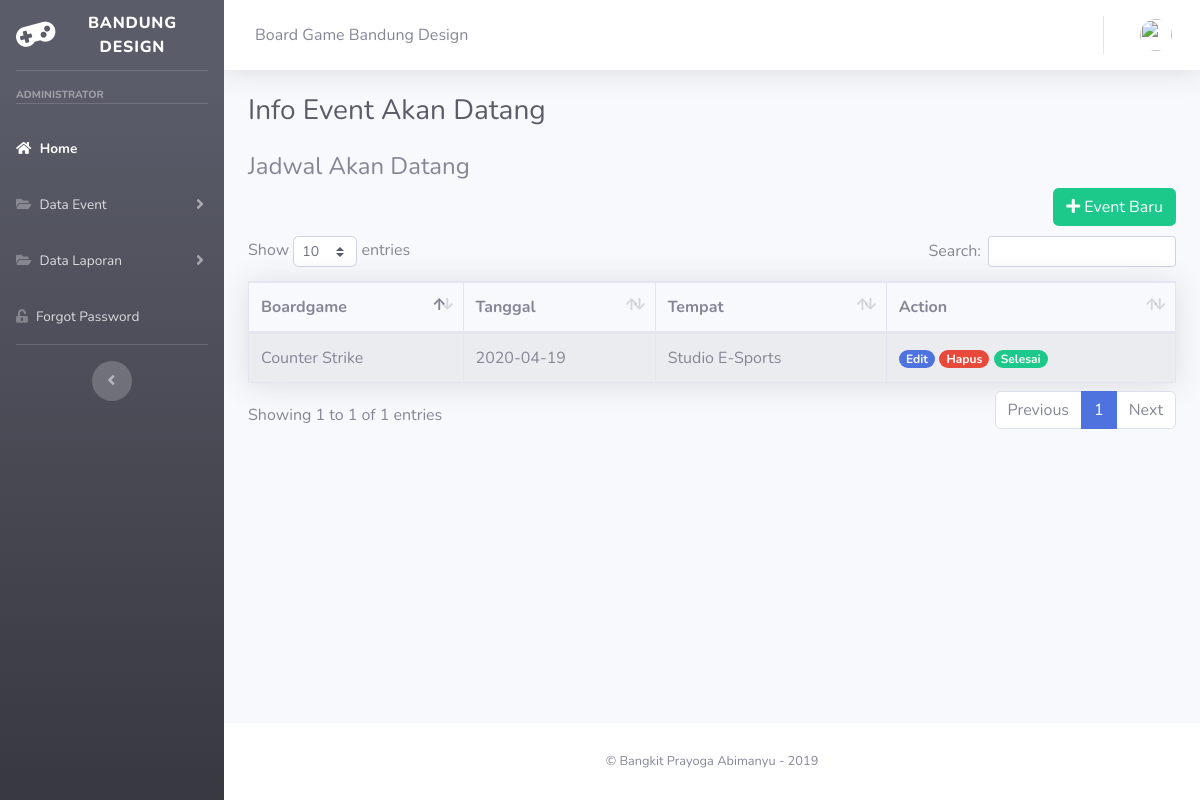
Page /my-project/index.php/user/akandatang on the committed database.
### tables this page shows
CREATE TABLE `event_ak` (
  `id` int(11) NOT NULL,
  `boardgame` varchar(128) NOT NULL,
  `tanggal` date NOT NULL,
  `tempat` varchar(128) NOT NULL,
  `status` int(11) NOT NULL,
  `notif` varchar(20) NOT NULL
);

### my-project/application/controllers/User.php (called while the page is built, shortened)
<?php
class User extends CI_Controller
{
    public function __construct()
    {
        $this->load->model('mdataps');
        $this->load->model('mdatapd');
        $this->load->model('eventAk');
    }
    public function akandatang()
    {
        $data['user'] = $this->db->get_where('user', ['email' => $this->session->userdata('email')])->row_array();
        $this->load->model('eventAk');
        $this->load->helper('url');
        $data['data'] = $this->eventAk->tampil_data_ak();
        $this->load->view('templates/header', $data);
        $this->load->view('templates/sidebar', $data);
        $this->load->view('templates/topbar', $data);
        $this->load->view('user/akandatang', $data);
        $this->load->view('templates/footer');
    }
}

### my-project/index.php (called while the page is built, shortened)
<?php
require_once BASEPATH.'core/CodeIgniter.php';

### my-project/application/models/EventAk.php (called while the page is built, shortened)
<?php
class eventAk extends CI_Model
{
    function tampil_data_ak()
    {
        $this->db->where('status', 0);
        return $this->db->get('event_ak');
    }
}

### my-project/application/views/user/akandatang.php (the view)
<div class="container-fluid">
    <h1 class="h3 mb-4 text-gray-800"> Info Event Akan Datang</h1>
    <section class="content">
        <tr>
            <th>
                <h4> Jadwal Akan Datang </h4>
            </th>
        </tr>
        <a href="<?= base_url() ?>user/input_dataak" class="btn btn-success" style="float:right;"><i class="fa fa-plus"></i> Event Baru </a>
        <br>
        <br>
        <table class="table table-bordered table-striped shadow " id="table1">
            <thead>
                <tr>
                    <th> Boardgame </th>
                    <th> Tanggal </th>
                    <th> Tempat </th>
                    <th> Action </th>
                </tr>
            </thead>
            <tbody>
                <?php foreach ($data->result() as $p) : ?>
                    <tr>
                        <td><?php echo $p->boardgame; ?></td>
                        <td><?php echo $p->tanggal; ?></td>
                        <td><?php echo $p->tempat; ?></td>
                        <td>
                            <a href="<?= base_url(); ?>user/edit_dataak/<?= $p->id; ?>" class="badge badge-pill badge-primary">Edit</a>
                            <a href="<?= base_url(); ?>user/hapusdataak/<?= $p->id; ?>" class="badge badge-pill badge-danger">Hapus</a>
                            <a href="<?= base_url(); ?>user/selesai_dataak/<?= $p->id; ?>" class="badge badge-pill badge-success">Selesai</a>
                        </td>
                    </tr>
                <?php endforeach; ?>
            </tbody>
        </table>
    </section>
</div>
</div>

### rows in the picture
event_ak: boardgame "Counter Strike", tanggal "2020-04-19", tempat "Studio E-Sports"
